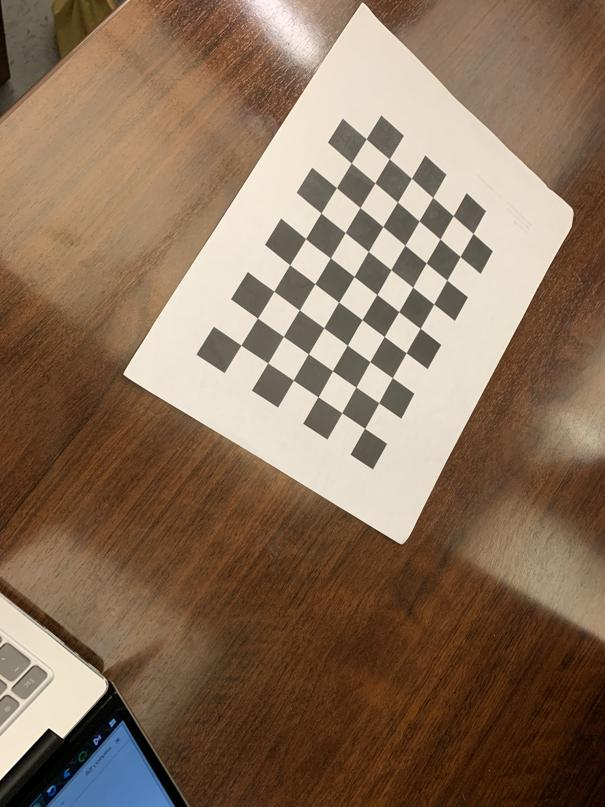
#> input picture chessboard/im1.jpg, 605 x 807 px; its folder holds only this picture in this run
$ python camera_calibration.py
#> lines starting #> are read from the running program, lines starting #| are printed output that depends on the picture; after the words box and inside, x2 and y2 are one past the last pixel; in counts of white or black regions, pixels touching at a corner belong together; long printed decimals are rounded
# -*- coding: utf-8 -*-
"""
Created on Fri Nov  1 21:38:50 2019

@author: Kenkun Liu
"""

import cv2
import numpy as np
import glob

criteria = (cv2.TERM_CRITERIA_EPS + cv2.TERM_CRITERIA_MAX_ITER, 30, 0.001)
# the size of the chessboard 10x7
w = 9   # horizontal corner number
h = 6   # vertical corner number
# spatial coordinates of every corner
objp = np.zeros((w*h,3), np.float32)
objp[:,:2] = np.mgrid[0:w,0:h].T.reshape(-1,2)
objp = objp*20  # the length of every square is 20 mm

objpoints = [] # spatial coordinates
imgpoints = [] # image coordinates

images = glob.glob('./chessboard/*.jpg')  # path of the images for calibration

i = 1
for fname in images:

    img = cv2.imread(fname)
#> img is the input picture: shape (807, 605, 3); mean B, G, R 91.8, 113.3, 137.5
    gray = cv2.cvtColor(img,cv2.COLOR_BGR2GRAY)  # RGB to GRAY transform
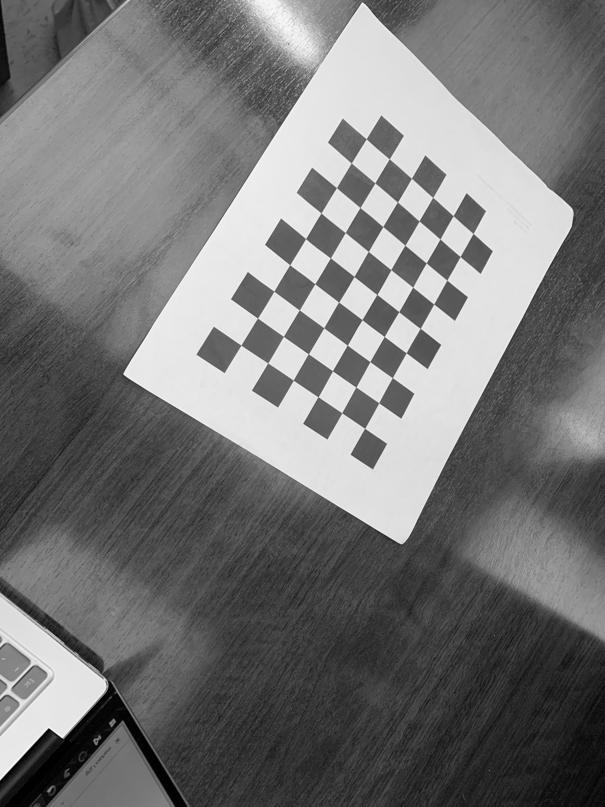
#> gray: shape (807, 605); min 0, max 254, mean 118.1
    ret, corners = cv2.findChessboardCorners(gray, (w,h),None)  # find the corners
#> ret = True; corners = 54 rows, first 8: [241, 345.2], [257.5, 318.1], [274, 291.2], [289.7, 264.8], [305.5, 238.6], [321, 213], [336.4, 187.6], [351.2, 162.8]
    # if all corners are detected,go into the next step
    if ret == True:
        i = i+1
        cv2.cornerSubPix(gray,corners,(11,11),(-1,-1),criteria)
        objpoints.append(objp)
        imgpoints.append(corners)
        # show the corners in the image
        cv2.drawChessboardCorners(img, (w,h), corners, ret)
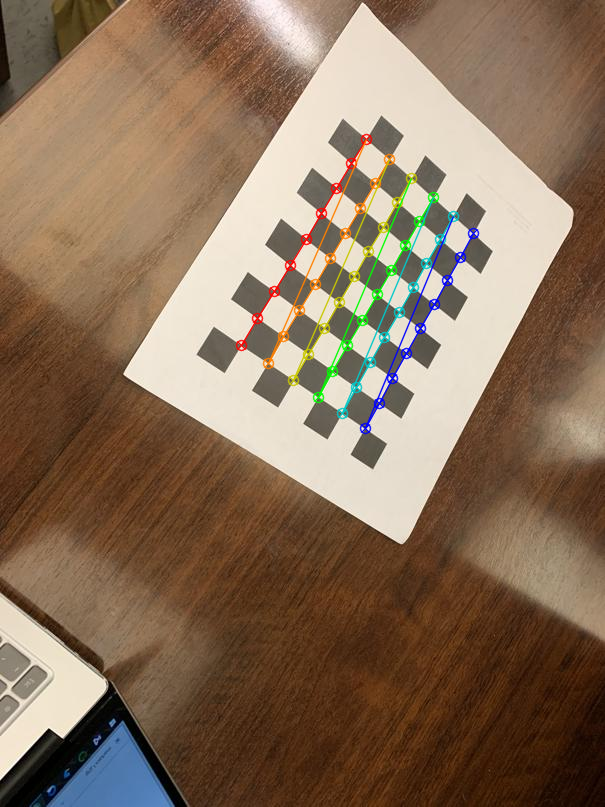
#> img: shape (807, 605, 3); 2.28% of pixels changed, all inside (x1, y1, x2, y2) = (235, 133, 480, 435)
        cv2.namedWindow('findCorners', cv2.WINDOW_NORMAL)
        cv2.resizeWindow('findCorners', 810, 405)
        cv2.imshow('findCorners',img)
        cv2.waitKey(1)
cv2.destroyAllWindows()
# calibrating
_, mtx, dist, _, _= \
    cv2.calibrateCamera(objpoints, imgpoints, gray.shape[::-1], None, None)
#> mtx = [[416.2, 0, 333.7], [0, 438.3, 397.6], [0, 0, 1]]; dist = [[0.104, -0.282, -0.000423, 0.00503, 0.209]]
print('Total number of images:', i)
print("mtx:\n",mtx)        # intrinsics
#| mtx:
#|  [[416.160   0.         333.705  ]
#|  [  0.         438.287 397.607]
#|  [  0.           0.           1.        ]]
print("dist:\n",dist   )   # distortion cofficients = (k_1,k_2,p_1,p_2,k_3)
#| dist:
#|  [[ 0.1036 -0.2825 -0.000423  0.005026  0.2093]]

$ run again, on chessboard/im13.jpg
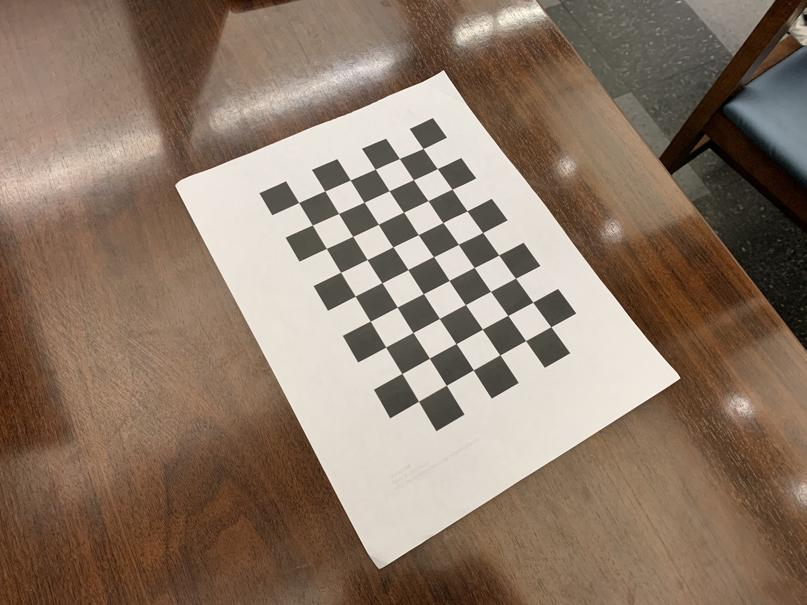
#> input picture chessboard/im13.jpg, 807 x 605 px
#> img is the input picture: shape (605, 807, 3); mean B, G, R 104, 120.2, 139.9
#> `gray = cv2.cvtColor(img,cv2.COLOR_BGR2GRAY)`:
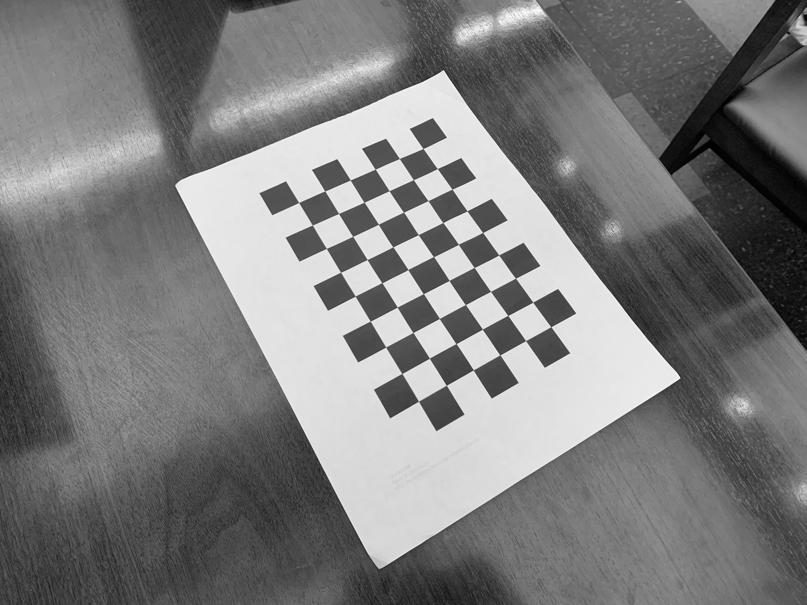
#> gray: shape (605, 807); min 0, max 254, mean 124.3
#> ret = True; corners = 54 rows, first 8: [423.1, 148.5], [437.3, 168.5], [452.2, 189.2], [466.9, 210.9], [482.6, 232.5], [498.6, 255], [515.5, 278.1], [532.8, 302.1]
#> `cv2.drawChessboardCorners(img, (w,h), corners, ret)`:
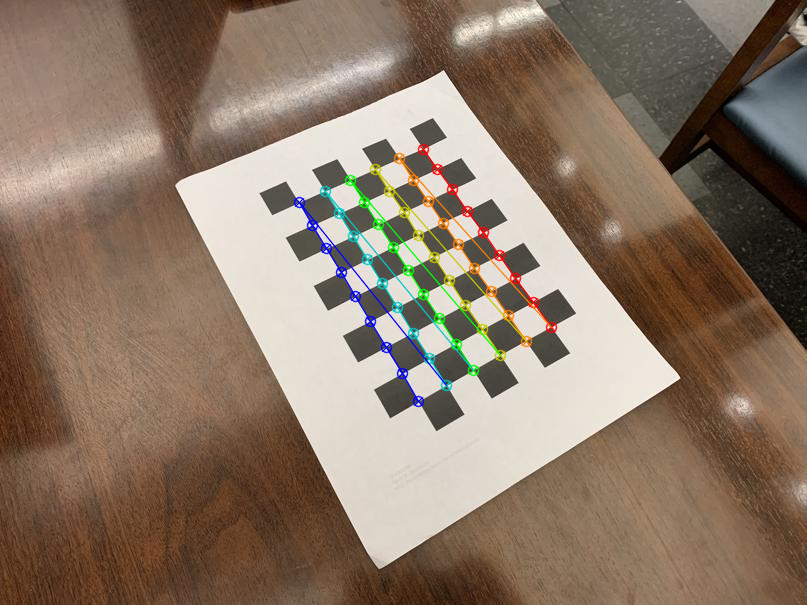
#> img: shape (605, 807, 3); 2.14% of pixels changed, all inside (x1, y1, x2, y2) = (293, 143, 558, 408)
#> mtx = [[503.9, 0, 405.8], [0, 491, 303.6], [0, 0, 1]]; dist = [[-0.287, 9.54, -0.00637, 0.00659, -62.39]]
#| mtx:
#|  [[503.886   0.         405.774]
#|  [  0.         490.997 303.619]
#|  [  0.           0.           1.        ]]
#| dist:
#|  [[-2.87448664e-01  9.54252239e+00 -6.37380922e-03  6.59073604e-03
#|   -6.23875759e+01]]

$ run again, on chessboard/im14.jpg
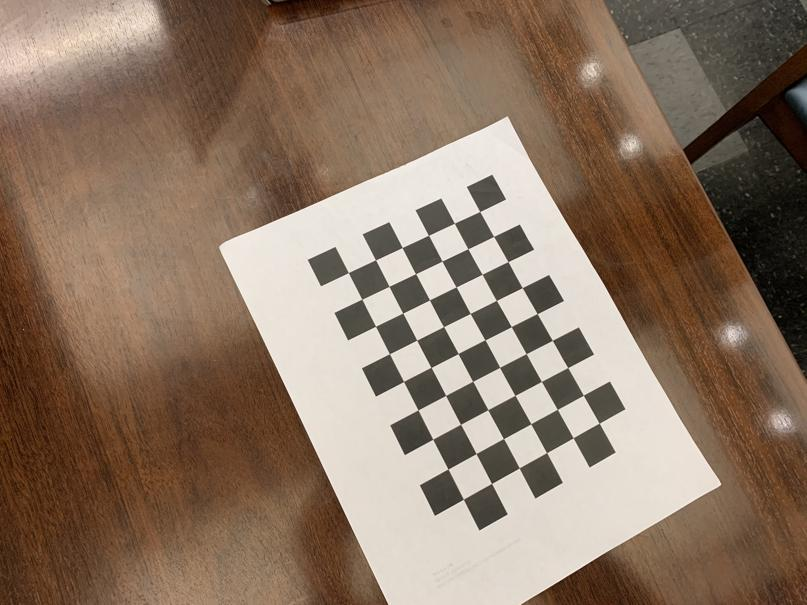
#> input picture chessboard/im14.jpg, 807 x 605 px
#> img is the input picture: shape (605, 807, 3); mean B, G, R 99.4, 117, 138.5
#> `gray = cv2.cvtColor(img,cv2.COLOR_BGR2GRAY)`:
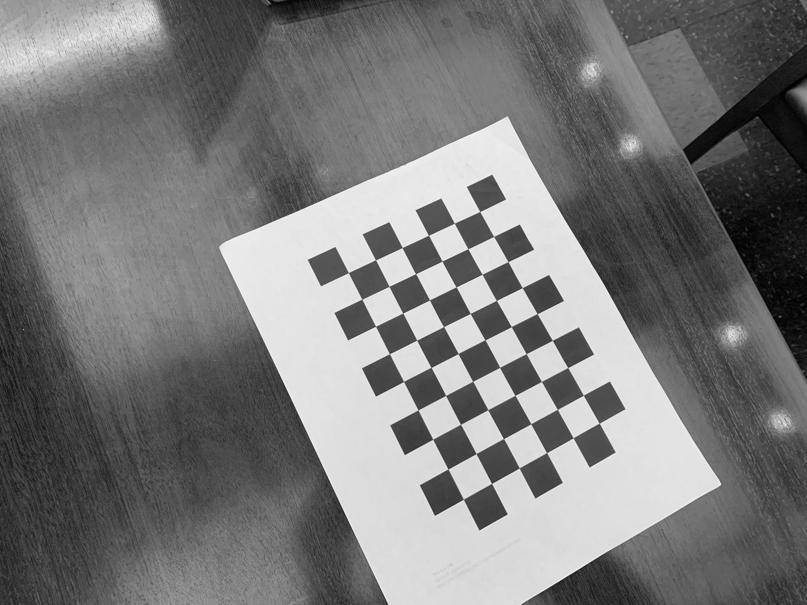
#> gray: shape (605, 807); min 0, max 254, mean 121.5
#> ret = True; corners = 54 rows, first 8: [479.7, 211.5], [493.6, 236.4], [508.1, 261.7], [522.3, 287.6], [537.1, 313.6], [552.4, 340.3], [567.8, 367.5], [583.4, 395.2]
#> `cv2.drawChessboardCorners(img, (w,h), corners, ret)`:
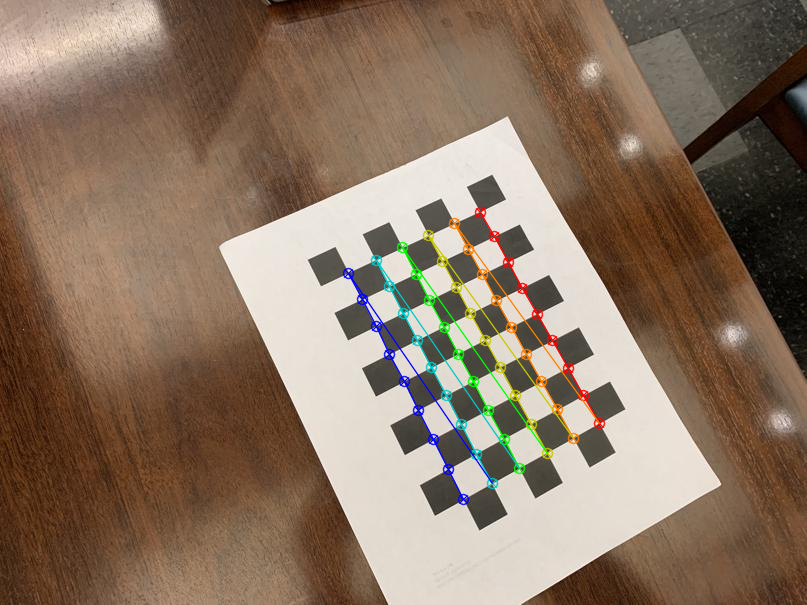
#> img: shape (605, 807, 3); 2.33% of pixels changed, all inside (x1, y1, x2, y2) = (342, 206, 606, 506)
#> mtx = [[548.9, 0, 423.7], [0, 558.7, 347.8], [0, 0, 1]]; dist = [[0.323, -4.04, -0.000567, 0.0112, 15.27]]
#| mtx:
#|  [[548.851   0.         423.701]
#|  [  0.         558.730 347.836]
#|  [  0.           0.           1.        ]]
#| dist:
#|  [[ 3.23012227e-01 -4.03845637e+00 -5.66618944e-04  1.12424045e-02
#|    1.52696690e+01]]

$ run again, on chessboard/im15.jpg
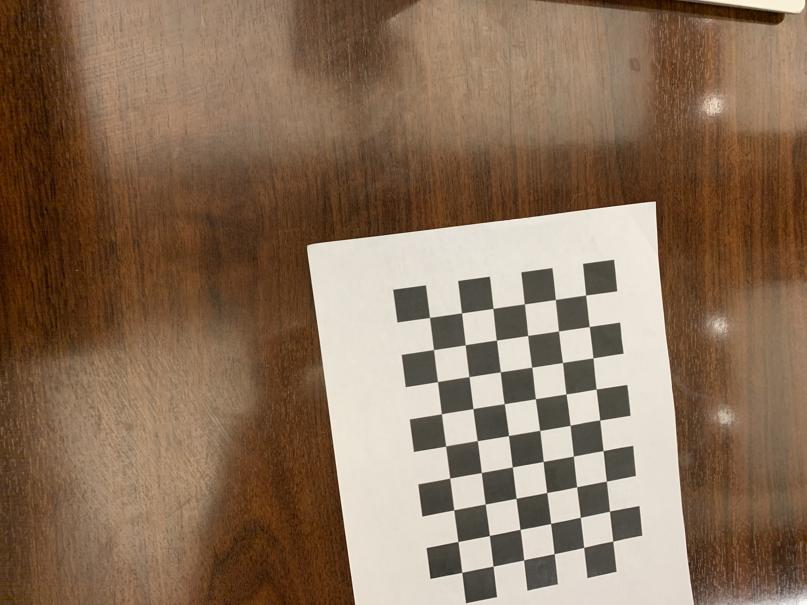
#> input picture chessboard/im15.jpg, 807 x 605 px
#> img is the input picture: shape (605, 807, 3); mean B, G, R 91.2, 113.4, 138.2
#> `gray = cv2.cvtColor(img,cv2.COLOR_BGR2GRAY)`:
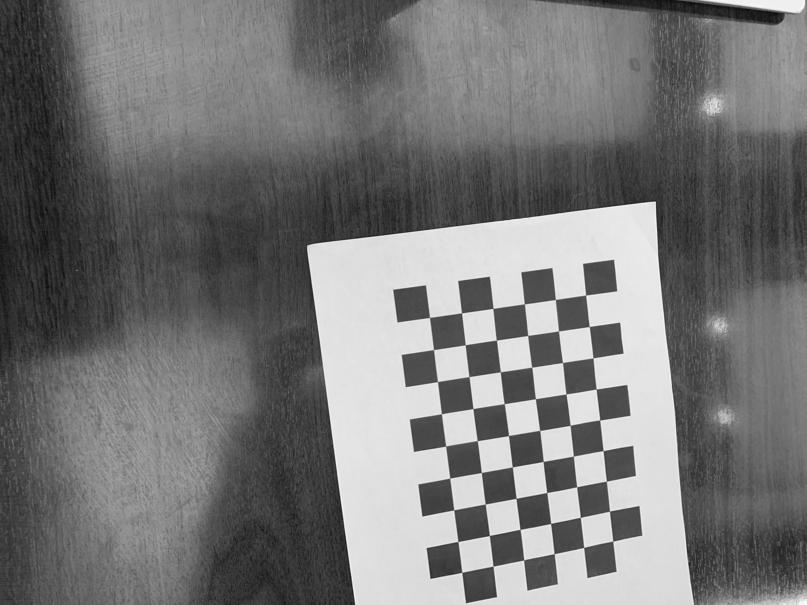
#> gray: shape (605, 807); min 10, max 254, mean 118.3
#> ret = True; corners = 54 rows, first 8: [585.6, 295.1], [589.2, 326.5], [593, 357.8], [596.1, 389.1], [599.6, 420.1], [603, 450.6], [606.4, 481.2], [609.5, 511.3]
#> `cv2.drawChessboardCorners(img, (w,h), corners, ret)`:
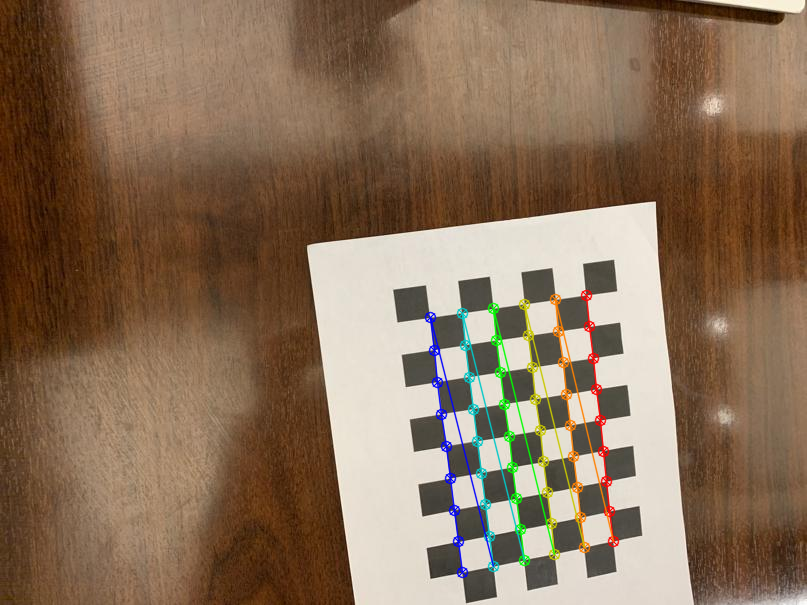
#> img: shape (605, 807, 3); 2.53% of pixels changed, all inside (x1, y1, x2, y2) = (424, 289, 620, 579)
#> mtx = [[957.3, 0, 395.6], [0, 932.8, 308.5], [0, 0, 1]]; dist = [[0.567, -7.12, 0.00166, 0.0157, 25.33]]
#| mtx:
#|  [[957.278   0.         395.644]
#|  [  0.         932.835   308.471 ]
#|  [  0.           0.           1.        ]]
#| dist:
#|  [[ 5.67073162e-01 -7.12419816e+00  1.66353333e-03  1.56644763e-02
#|    2.53349586e+01]]

$ run again, on chessboard/im10.jpg
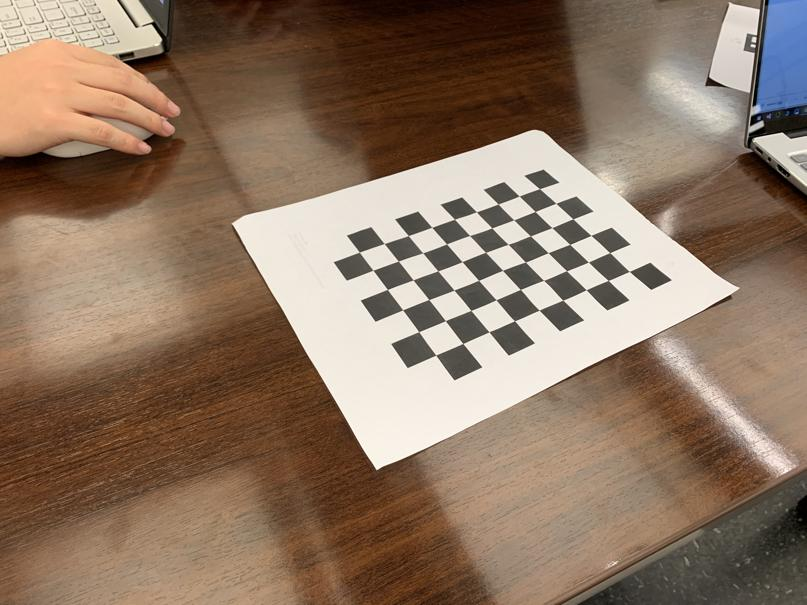
#> input picture chessboard/im10.jpg, 807 x 605 px
#> img is the input picture: shape (605, 807, 3); mean B, G, R 99.5, 118.2, 141.1
#> `gray = cv2.cvtColor(img,cv2.COLOR_BGR2GRAY)`:
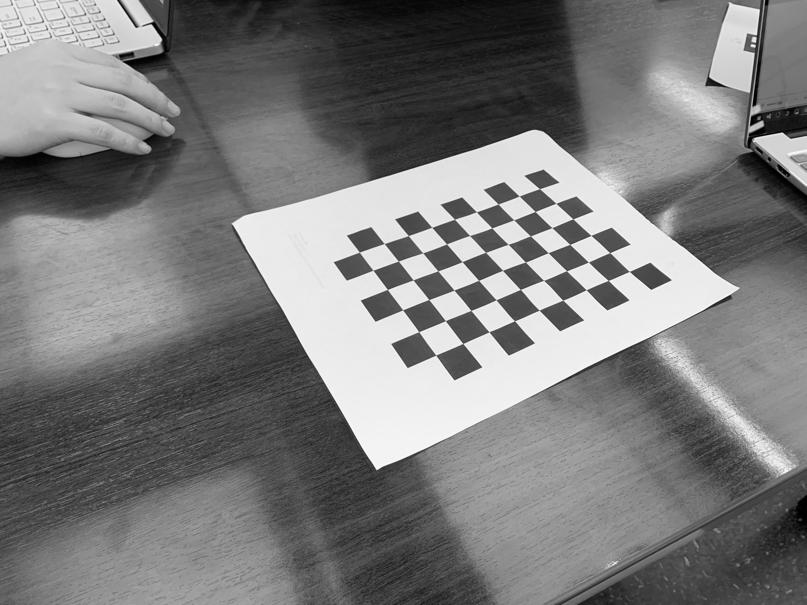
#> gray: shape (605, 807); min 0, max 254, mean 122.9
#> ret = True; corners = 54 rows, first 8: [629.4, 271.4], [608.2, 280.4], [586.1, 289.7], [562.8, 300.2], [539.1, 310.2], [514.5, 320.7], [489.1, 331.8], [462.9, 343.5]
#> `cv2.drawChessboardCorners(img, (w,h), corners, ret)`:
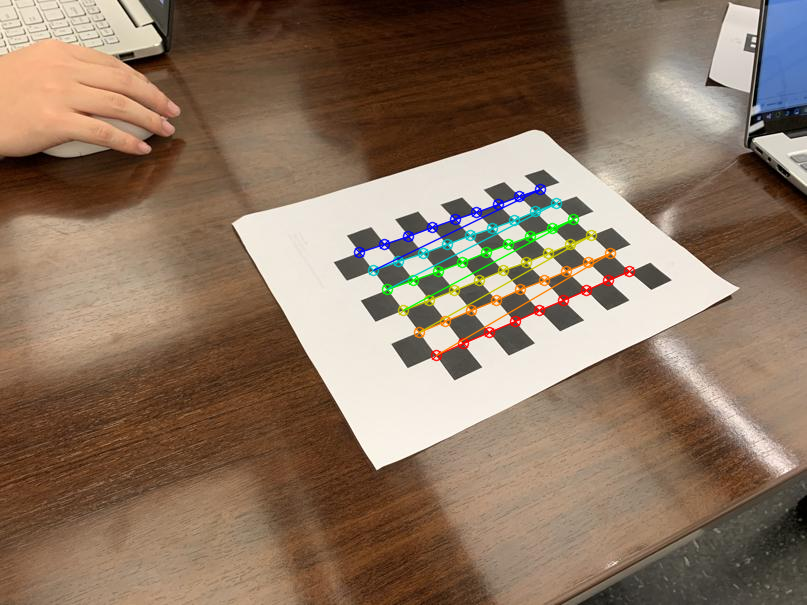
#> img: shape (605, 807, 3); 2.05% of pixels changed, all inside (x1, y1, x2, y2) = (353, 183, 636, 362)
#> mtx = [[840.5, 0, 374.4], [0, 1395.6, 290.9], [0, 0, 1]]; dist = [[1.15, -7.04, -0.00212, -0.0842, 15.85]]
#| mtx:
#|  [[8.40458315e+02 0.00000000e+00 3.74387188e+02]
#|  [0.00000000e+00 1.39559591e+03 2.90892274e+02]
#|  [0.00000000e+00 0.00000000e+00 1.00000000e+00]]
#| dist:
#|  [[ 1.14948996e+00 -7.04110692e+00 -2.11893868e-03 -8.41940767e-02
#|    1.58547092e+01]]
